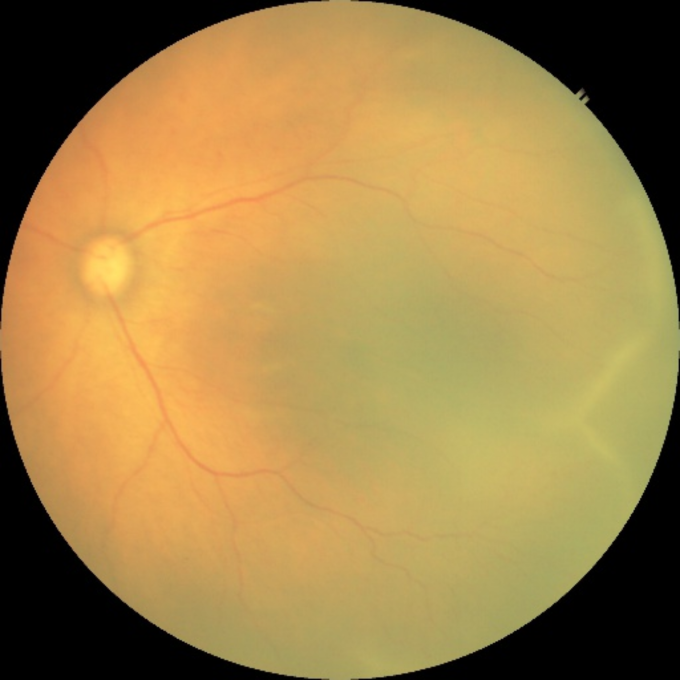
#> input picture Neo_Ridge/1.png, 2040 x 2040 px (shown at 1/3 size); its folder holds only this picture in this run
$ jupyter execute --allow-errors 'retina_整理.ipynb'   (shell and % lines are left out)
#> lines starting #> are read from the running program, lines starting #| are printed output that depends on the picture; after the words box and inside, x2 and y2 are one past the last pixel; in counts of white or black regions, pixels touching at a corner belong together
[cell 1]
import os
import cv2
import numpy as np
from tqdm import tqdm
import torch.optim as optim
import torch
import torch.nn as nn
import torch.nn.functional as F
from torch.utils.data import DataLoader, Dataset
import json
import torchvision
from torchvision import transforms
from torchvision.utils import save_image, make_grid
from torch.utils.data import Subset, random_split
from glob import glob
import matplotlib.pyplot as plt
from sklearn.model_selection import train_test_split
from PIL import Image
import pandas as pd
import shutil
from pycocotools import mask as coco_mask
import os
from glob import glob
import matplotlib.pyplot as plt

[cell 2]
# import os

# from google.colab import drive
# drive.mount('/content/drive')

[cell 3]
import cv2
import os
import numpy as np
os.makedirs('/content/retina_image/train')
os.makedirs('/content/retina_image/train/images')
os.makedirs('/content/retina_image/train/labels')

[cell 4]
add=glob(r"/content/retina_image/Neo_Ridge/*")
for i in add[:]:
    image = cv2.imread(i)
#> image is the input picture: shape (2040, 2040, 3); mean B, G, R 73.8, 131.3, 161.2
    lab = cv2.cvtColor(image, cv2.COLOR_BGR2LAB)
#> lab: shape (2040, 2040, 3); mean of channels 0, 1, 2 141.6, 132.1, 161.7
    l, a, b = cv2.split(lab)
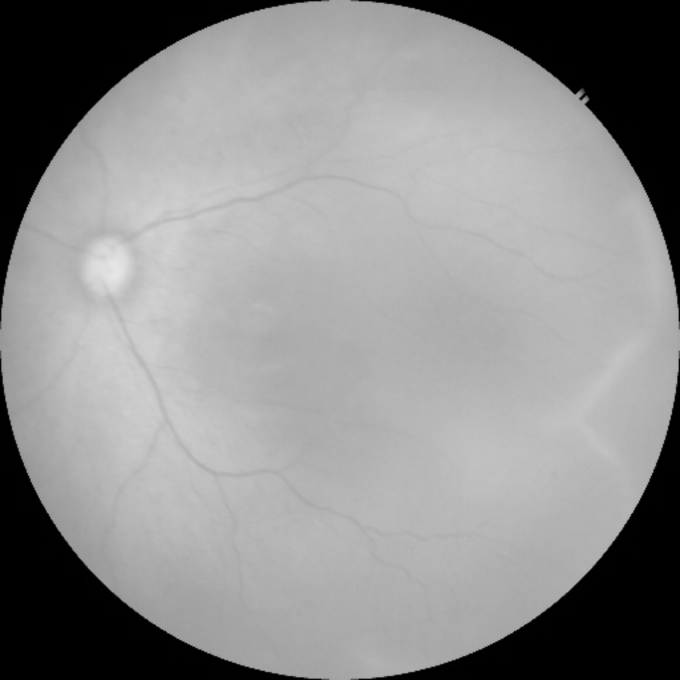
#> l: shape (2040, 2040) (shown at 1/3 size); min 0, max 231, mean 141.6
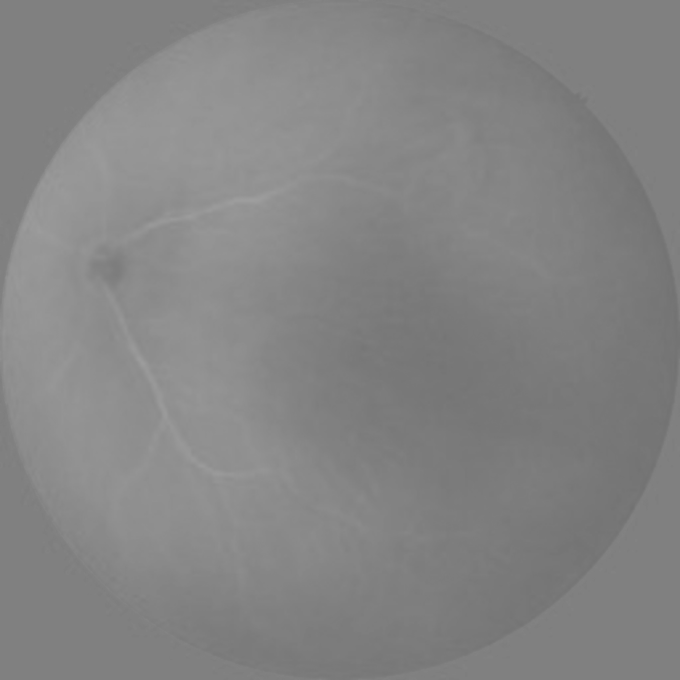
#> a: shape (2040, 2040) (shown at 1/3 size); min 114, max 158, mean 132.1
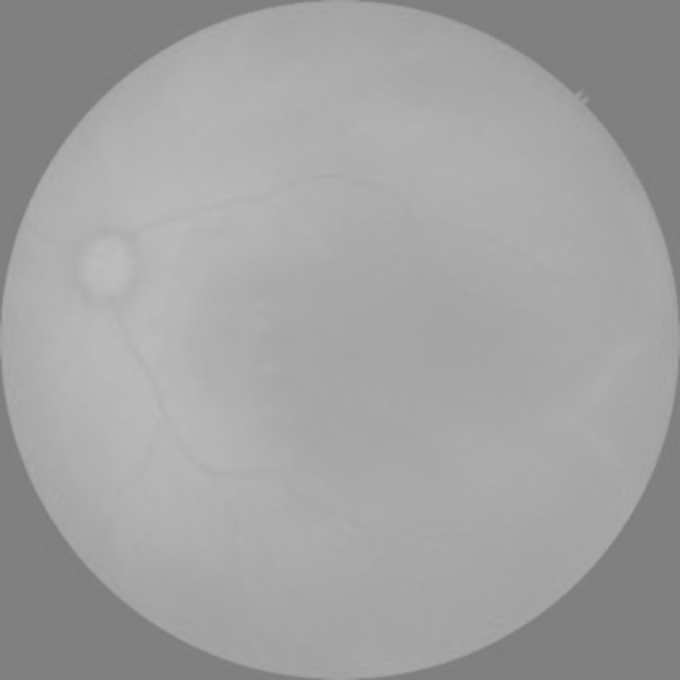
#> b: shape (2040, 2040) (shown at 1/3 size); min 124, max 190, mean 161.7

    clahe = cv2.createCLAHE(clipLimit=10.0, tileGridSize=(8,8))
    cl = clahe.apply(l)
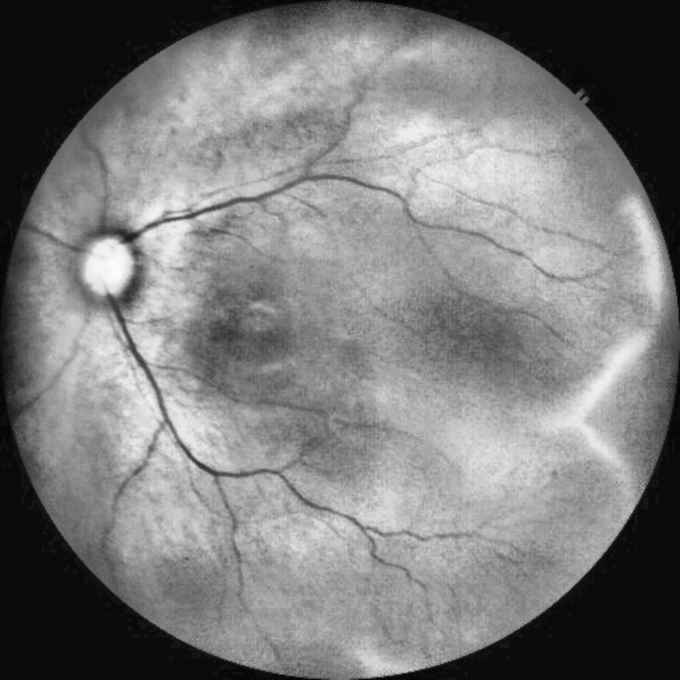
#> cl: shape (2040, 2040) (shown at 1/3 size); min 2, max 252, mean 124.1
    enhanced_lab = cv2.merge([cl,a,b])
#> enhanced_lab: shape (2040, 2040, 3); mean of channels 0, 1, 2 124.1, 132.1, 161.7
    image = cv2.cvtColor(enhanced_lab, cv2.COLOR_LAB2BGR)
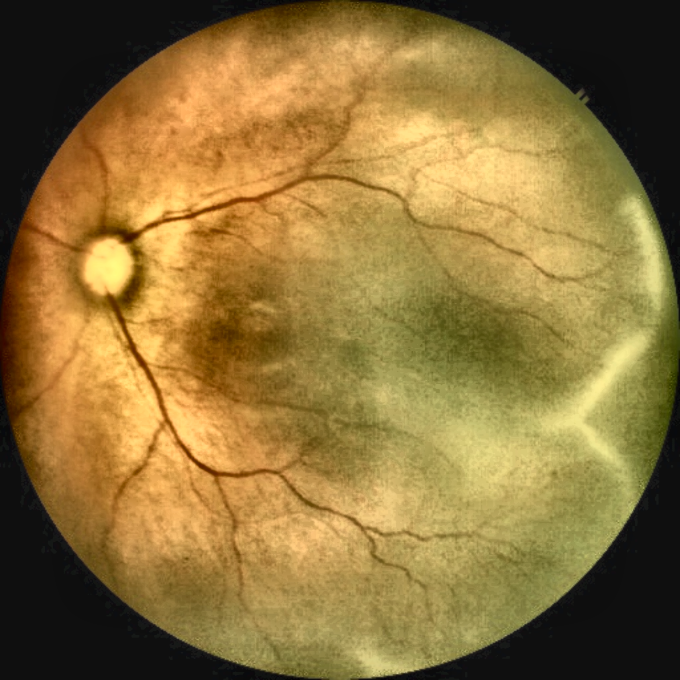
#> image: shape (2040, 2040, 3) (shown at 1/3 size); mean B, G, R 58.1, 114.7, 142.1
# 转换为灰度图像
    gray = cv2.cvtColor(image, cv2.COLOR_BGR2GRAY)

# 应用高斯模糊以减少噪声
    blurred = cv2.GaussianBlur(gray, (5, 5), 0)
    blurred=cv2.medianBlur(blurred,3)
# 使用自适应阈值分割图像
    thresh = cv2.adaptiveThreshold(blurred, 255, cv2.ADAPTIVE_THRESH_MEAN_C, cv2.THRESH_BINARY_INV, 15, 10)
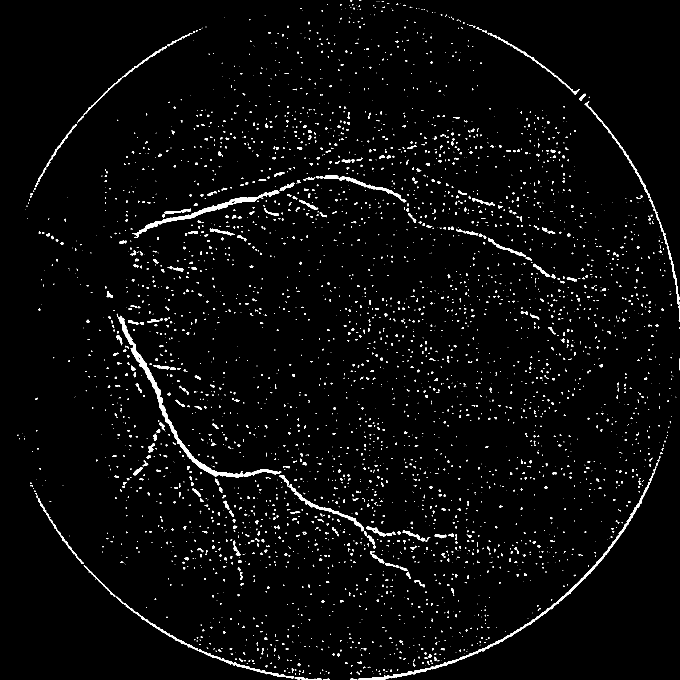
#> thresh: shape (2040, 2040) (shown at 1/3 size); 2.5% white; 3788 white regions (2722 under 20 px), largest, box (x1, y1, x2, y2) and area: (350, 941, 730, 1434) 7486, (1074, 1400, 1969, 2040) 6879, (396, 570, 838, 714) 4696

# 使用形态学操作以细化结果
    kernel = cv2.getStructuringElement(cv2.MORPH_RECT, (5, 5))
    morph = cv2.morphologyEx(thresh, cv2.MORPH_CLOSE, kernel, iterations=1)
#> morph: shape (2040, 2040); 2.6% white; 3542 white regions (2483 under 20 px), largest, box (x1, y1, x2, y2) and area: (350, 941, 844, 1434) 8583, (1051, 1400, 1969, 2040) 7120, (396, 570, 838, 714) 4880
# 使用自适应阈值分割图像
    rho = 1  # distance resolution in pixels of the Hough grid
    theta = np.pi / 180  # angular resolution in radians of the Hough grid
    threshold = 20  # minimum number of votes (intersections in Hough grid cell)
    min_line_length = 110  # minimum number of pixels making up a line
    max_line_gap = 20  # maximum gap in pixels between connectable line segments

    lines = cv2.HoughLinesP(morph, rho, theta, threshold, np.array([]),
                    min_line_length, max_line_gap)
#> lines = 128 rows, first 6: [435, 681, 851, 570], [576, 640, 753, 592], [358, 951, 432, 1109], [472, 1189, 542, 1339], [436, 679, 870, 562], [361, 948, 545, 1342]
    point_p_l=[]
    for line in lines:
      for x1,y1,x2,y2 in line:
          if y1<1750 and y1>500 and x1<1750 and x1>500 and x2<1700:
            if image[x1,y1][0]<125 and image[x2,y2][0]<125 and image[x2,y2][1]<140 and image[x1,y1][1]<140 and image[x1,y1][2]<130:
                point_p_l.append((x1,y1))
                point_p_l.append((x2,y2))
#> this loop made 128 passes
#> line on passes 1 to 12: [[435, 681, 851, 570]], [[576, 640, 753, 592]], [[358, 951, 432, 1109]], [[472, 1189, 542, 1339]], [[436, 679, 870, 562]], [[361, 948, 545, 1342]], [[392, 1011, 550, 1349]], [[360, 968, 424, 1099]], [[416, 1061, 551, 1350]], [[471, 1191, 536, 1330]], [[428, 1076, 488, 1199]], [[644, 1428, 777, 1418]]
#> after the loop, point_p_l = []
    #             cv2.line(image,(x1,y1),(x2,y2),(255,0,0),5)
    # plt.imshow(image)
    # plt.show()
    if len(point_p_l)!=0:
        hull = cv2.convexHull(np.array(point_p_l))
        cv2.fillPoly(image, [np.array((hull))], (0, 0,0))
    hsv = cv2.cvtColor(image, cv2.COLOR_BGR2HSV)
#> hsv: shape (2040, 2040, 3); mean H, S, V 19.6, 125.5, 142.2

# # 定義紅色範圍（根據需求調整）
    lower_red1 = np.array([0, 70, 50])  # 第一部分紅色範圍（低色調）
    upper_red1 = np.array([10, 255, 255])

    lower_red2 = np.array([170, 70, 50])  # 第二部分紅色範圍（高色調）
    upper_red2 = np.array([180, 255, 255])

# 創建紅色遮罩
    mask1 = cv2.inRange(hsv, lower_red1, upper_red1)
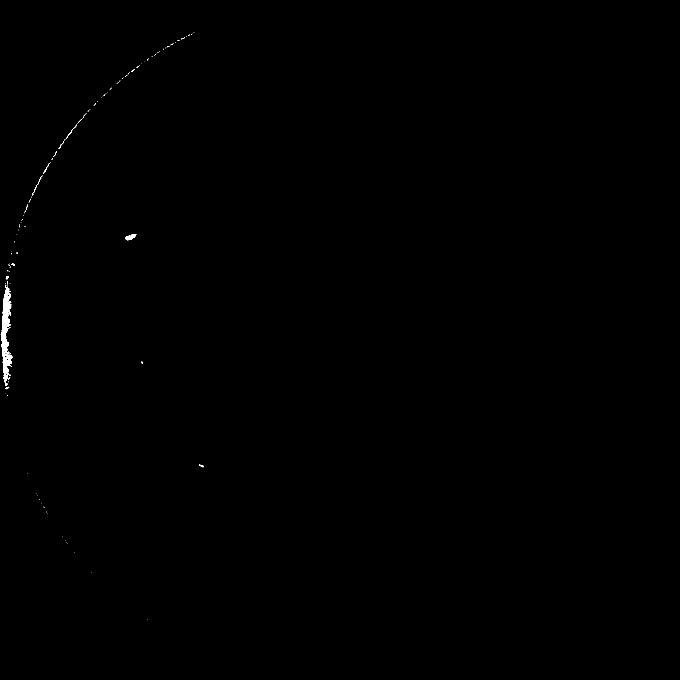
#> mask1: shape (2040, 2040) (shown at 1/3 size); 0.14% white; 143 white regions (127 under 20 px), largest, box (x1, y1, x2, y2) and area: (2, 854, 37, 1157) 4755, (375, 702, 409, 722) 322, (198, 373, 231, 416) 78
    mask2 = cv2.inRange(hsv, lower_red2, upper_red2)
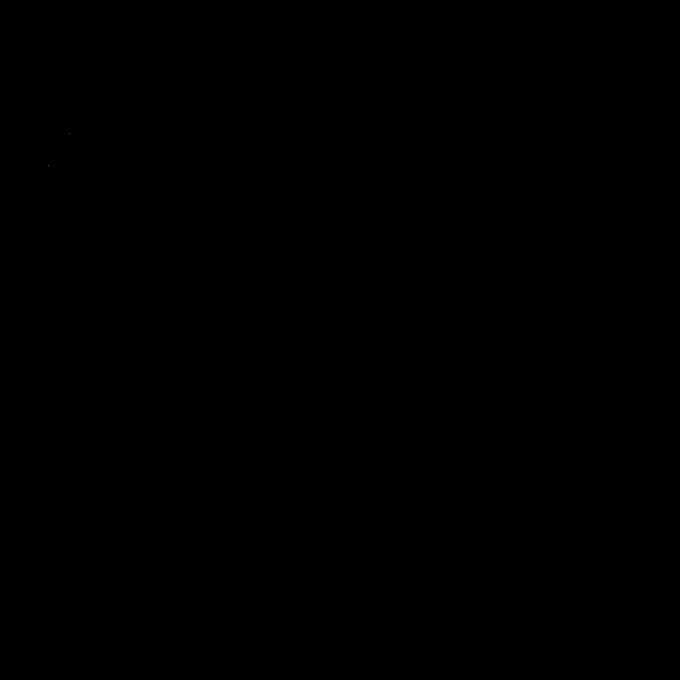
#> mask2: shape (2040, 2040) (shown at 1/3 size); 0% white in thin lines or dots, all inside (x1, y1, x2, y2) = (144, 400, 210, 497)
    red_mask = cv2.bitwise_or(mask1, mask2)
#> red_mask: shape (2040, 2040); 0.14% white; 143 white regions (127 under 20 px), largest, box (x1, y1, x2, y2) and area: (2, 854, 37, 1157) 4755, (375, 702, 409, 722) 322, (198, 373, 231, 416) 79

# 用黑色替換紅色部分
    image[red_mask > 0] = [0, 0, 0]
    name=i.split("/")[-1]
    cv2.imwrite('/content/retina_image/train/images/'+name,image)

$ run again, on Neo_Ridge/18.png
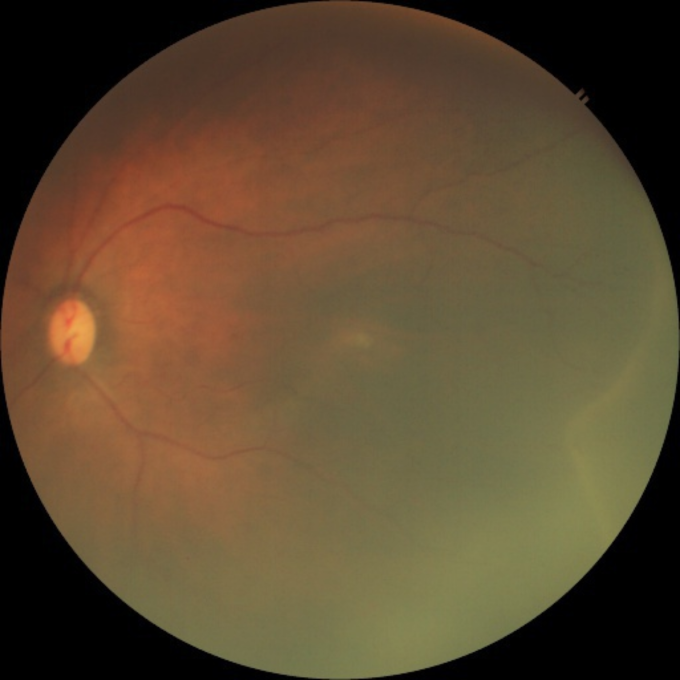
#> input picture Neo_Ridge/18.png, 2040 x 2040 px (shown at 1/3 size)
#> image is the input picture: shape (2040, 2040, 3); mean B, G, R 49.1, 74.2, 93
#> lab: shape (2040, 2040, 3); mean of channels 0, 1, 2 83.8, 132.2, 145.4
#> enhanced_lab: shape (2040, 2040, 3); mean of channels 0, 1, 2 101.5, 132.2, 145.4
#> `thresh = cv2.adaptiveThreshold(blurred, 255, cv2.ADAPTIVE_THRESH_MEAN_..`:
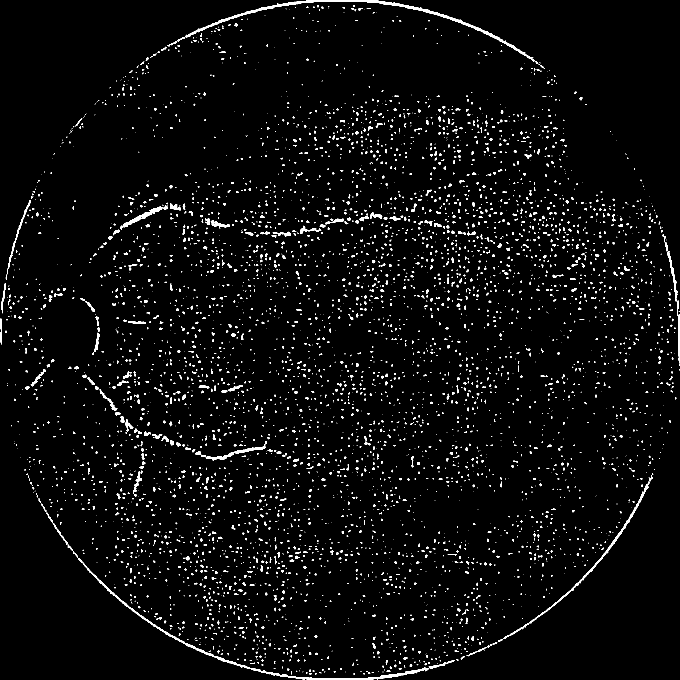
#> thresh: shape (2040, 2040) (shown at 1/3 size); 2.9% white; 5321 white regions (3573 under 20 px), largest, box (x1, y1, x2, y2) and area: (555, 0, 1604, 184) 7054, (234, 1674, 1288, 2040) 6067, (1510, 1445, 1949, 1917) 3098
#> morph: shape (2040, 2040); 2.9% white; 5003 white regions (3295 under 20 px), largest, box (x1, y1, x2, y2) and area: (532, 0, 1621, 195) 7344, (234, 1674, 1364, 2040) 6626, (1510, 1426, 1958, 1917) 3235
#> lines = 100 rows, first 6: [637, 1378, 795, 1339], [654, 64, 834, 12], [666, 1982, 913, 2039], [1108, 2039, 1333, 1996], [1371, 58, 1560, 150], [1099, 646, 1321, 674]
#> the loop `for line in lines:` made 100 passes
#> after the loop `for line in lines:`: point_p_l = [(637, 1378), (795, 1339), (637, 1379), (795, 1340), (636, 1376), (771, 1343), (630, 1376), (762, 1344), (786, 1343), (927, 1394)]
#> hull = [[927, 1394], [637, 1379], [630, 1376], [762, 1344], [795, 1339]]
#> hsv: shape (2040, 2040, 3); mean H, S, V 18.1, 85.6, 112.3
#> mask1: shape (2040, 2040); 10.6% white; 2179 white regions (1946 under 20 px), largest, box (x1, y1, x2, y2) and area: (17, 129, 1189, 1061) 407039, (8, 888, 76, 1048) 4436, (717, 139, 817, 204) 2363
#> mask2: shape (2040, 2040); every value is 0
#> `image[red_mask > 0] = [0, 0, 0]`:
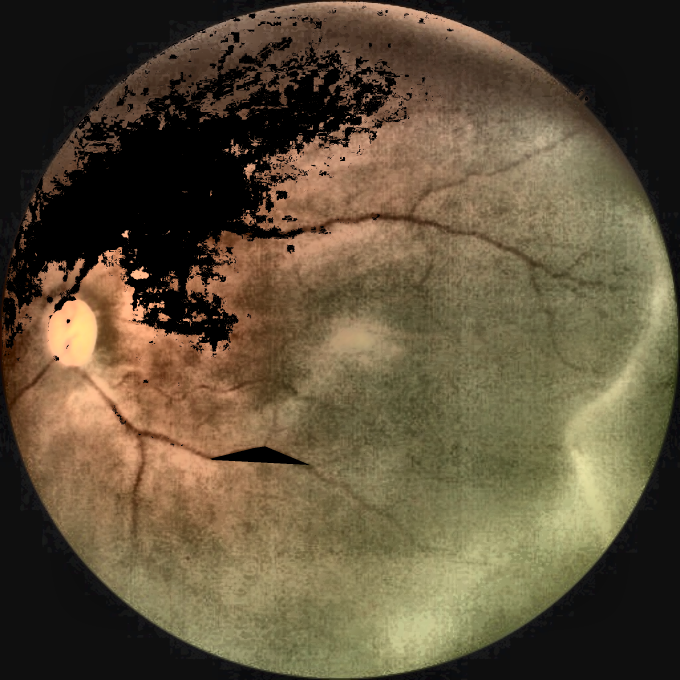
#> image: shape (2040, 2040, 3) (shown at 1/3 size); mean B, G, R 58.2, 81.2, 94.8

$ run again, on Neo_Ridge/20.png
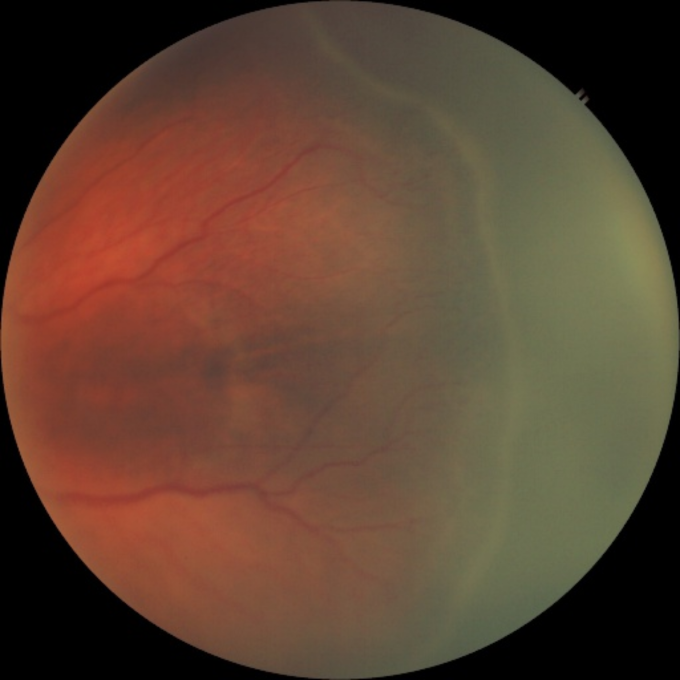
#> input picture Neo_Ridge/20.png, 2040 x 2040 px (shown at 1/3 size)
#> image is the input picture: shape (2040, 2040, 3); mean B, G, R 50.2, 67, 93.1
#> lab: shape (2040, 2040, 3); mean of channels 0, 1, 2 79.5, 136.6, 142.6
#> enhanced_lab: shape (2040, 2040, 3); mean of channels 0, 1, 2 100.8, 136.6, 142.6
#> `thresh = cv2.adaptiveThreshold(blurred, 255, cv2.ADAPTIVE_THRESH_MEAN_..`:
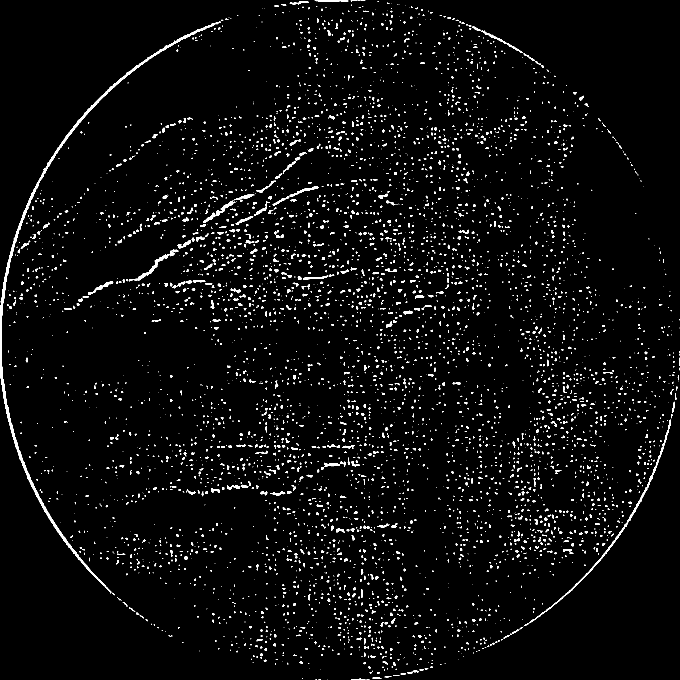
#> thresh: shape (2040, 2040) (shown at 1/3 size); 2.9% white; 5363 white regions (3509 under 20 px), largest, box (x1, y1, x2, y2) and area: (0, 68, 655, 1778) 13449, (1581, 1259, 2013, 1874) 3127, (386, 752, 523, 844) 1262
#> morph: shape (2040, 2040); 3% white; 4981 white regions (3167 under 20 px), largest, box (x1, y1, x2, y2) and area: (0, 68, 655, 1786) 13630, (1573, 1259, 2013, 1878) 3184, (600, 583, 763, 681) 1521
#> lines = 80 rows, first 6: [219, 380, 381, 218], [871, 584, 994, 554], [106, 1483, 244, 1688], [10, 855, 75, 628], [405, 840, 580, 713], [679, 1337, 797, 1337]
#> the loop `for line in lines:` made 80 passes
#> after the loop `for line in lines:`: point_p_l = [(679, 1337), (797, 1337), (935, 1340), (1059, 1340), (653, 630), (801, 564), (668, 622), (800, 754), (973, 1390), (1091, 1394), (670, 1338), (797, 1338)]
#> hull = [[1091, 1394], [973, 1390], [670, 1338], [653, 630], [668, 622], [801, 564]]
#> hsv: shape (2040, 2040, 3); mean H, S, V 14.6, 72.9, 109.3
#> mask1: shape (2040, 2040); 31.9% white; 1146 white regions (1028 under 20 px), largest, box (x1, y1, x2, y2) and area: (0, 30, 1179, 1976) 1306882, (1006, 1084, 1107, 1209) 3893, (953, 985, 1041, 1044) 1792
#> mask2: shape (2040, 2040); 0% white in thin lines or dots, all inside (x1, y1, x2, y2) = (513, 759, 517, 761)
#> `image[red_mask > 0] = [0, 0, 0]`:
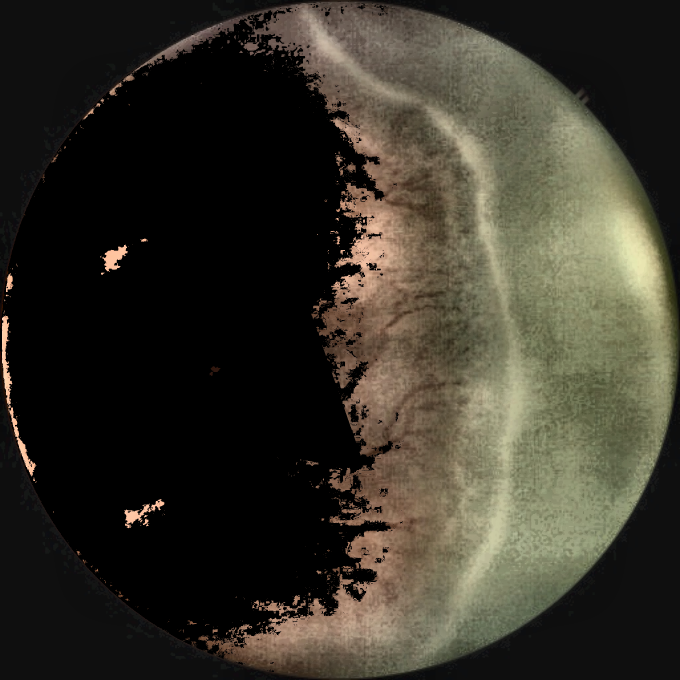
#> image: shape (2040, 2040, 3) (shown at 1/3 size); mean B, G, R 41.8, 52.2, 55.7
